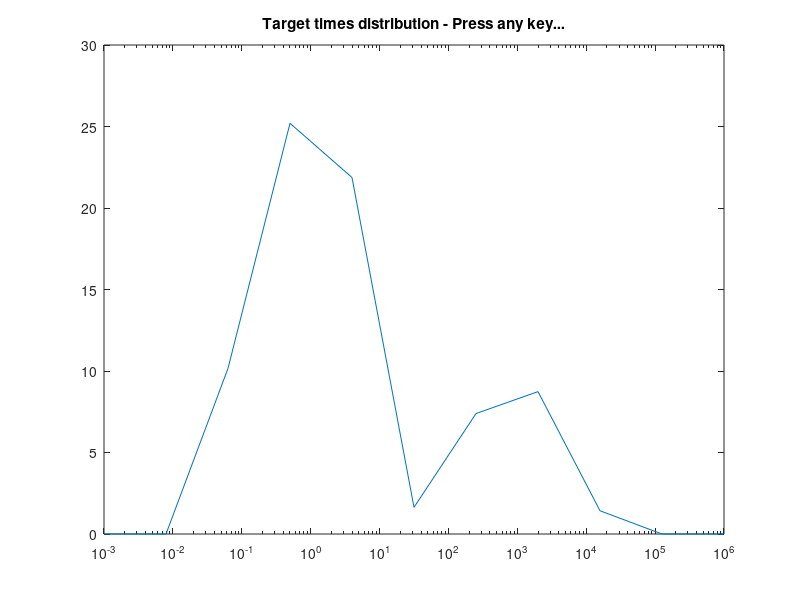

Here is the MATLAB script that generated this plot: (Note: this script raises an error after producing the figure.)
% Target g(s) function:
g0 = [0 0 10.1625 25.1974 21.8711 1.6377 7.3895 8.736 1.4256 0 0]';
% s space:
s0  = logspace(-3,6,length(g0))';

semilogx(s0,g0); title('Target times distribution - Press any key...'); shg
pause

t = linspace(0.01,500,100)';
[sM,tM] = meshgrid(s0,t);
A = exp(-tM./sM);
% Data:
data = A*g0 + 0.07*rand(size(t));

alpha = 1e-2;

% Guess s space and g function
s = logspace(-3,6,20)';
g = ones(size(s));
[g,yfit,cfg] = rilt(t,data,s,g,alpha,'logarithmic',[],[],[],{'g>0'},[],[]);

subplot(1,2,1)
plot(t,data,'.',t,yfit,'ro'); title('data and fitting')
subplot(1,2,2)
semilogx(s0,g0/max(g0),s,g/max(g),'o-'); title('g-target and g');